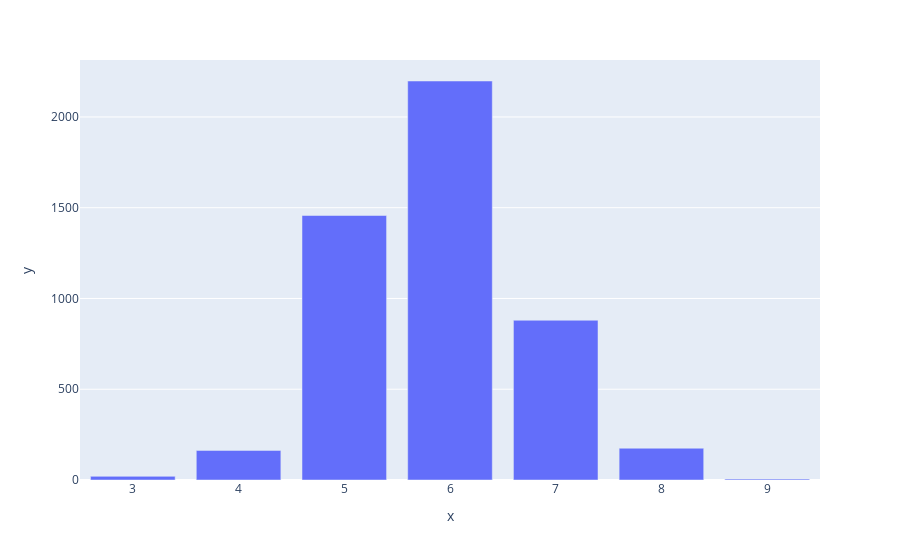

The code cell stored with this chart in its notebook:
### Code cell
px.bar(white_wine, x=white_wine['quality'].value_counts().index, y=white_wine['quality'].value_counts() , barmode="group")

### Figure 1 — Plotly figure (JSON) as saved in the notebook; plotly's stock layout.template omitted (floating-point values rounded to 4 significant figures)
{"data": [{"alignmentgroup": "True", "hovertemplate": "x=%{x}<br>y=%{y}<extra></extra>", "legendgroup": "", "marker": {"color": "#636efa", "pattern": {"shape": ""}}, "name": "", "offsetgroup": "", "orientation": "v", "showlegend": false, "textposition": "auto", "type": "bar", "x": [6, 5, 7, 8, 4, 3, 9], "xaxis": "x", "y": [2198, 1457, 880, 175, 163, 20, 5], "yaxis": "y"}], "layout": {"barmode": "group", "legend": {"tracegroupgap": 0}, "margin": {"t": 60}, "xaxis": {"anchor": "y", "domain": [0, 1], "title": {"text": "x"}}, "yaxis": {"anchor": "x", "domain": [0, 1], "title": {"text": "y"}}}}
